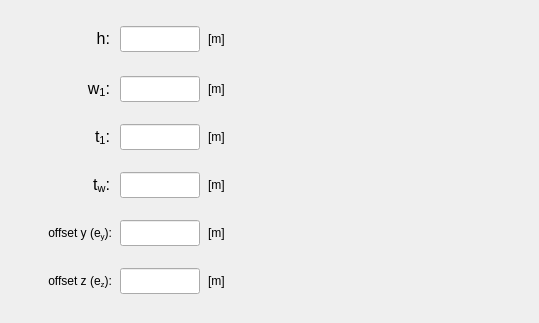
             <widget class="QWidget" name="tab_T_section">
              <attribute name="title">
               <string>T-section</string>
              </attribute>
              <widget class="QLabel" name="label_11">
               <property name="geometry">
                <rect>
                 <x>280</x>
                 <y>4</y>
                 <width>250</width>
                 <height>310</height>
                </rect>
               </property>
               <property name="text">
                <string/>
               </property>
               <property name="pixmap">
                <pixmap>../../../figures/T_profile.PNG</pixmap>
               </property>
               <property name="scaledContents">
                <bool>true</bool>
               </property>
              </widget>
              <widget class="QLineEdit" name="lineEdit_offsetz_T_section">
               <property name="geometry">
                <rect>
                 <x>120</x>
                 <y>268</y>
                 <width>80</width>
                 <height>26</height>
                </rect>
               </property>
               <property name="minimumSize">
                <size>
                 <width>80</width>
                 <height>26</height>
                </size>
               </property>
               <property name="maximumSize">
                <size>
                 <width>80</width>
                 <height>26</height>
                </size>
               </property>
               <property name="font">
                <font>
                 <family>Arial</family>
                 <pointsize>11</pointsize>
                 <weight>75</weight>
                 <italic>true</italic>
                 <bold>true</bold>
                </font>
               </property>
               <property name="focusPolicy">
                <enum>Qt::StrongFocus</enum>
               </property>
               <property name="styleSheet">
                <string notr="true">color: rgb(255, 0, 0);</string>
               </property>
               <property name="alignment">
                <set>Qt::AlignCenter</set>
               </property>
              </widget>
              <widget class="QLabel" name="label_143">
               <property name="geometry">
                <rect>
                 <x>208</x>
                 <y>268</y>
                 <width>35</width>
                 <height>26</height>
                </rect>
               </property>
               <property name="minimumSize">
                <size>
                 <width>35</width>
                 <height>26</height>
                </size>
               </property>
               <property name="maximumSize">
                <size>
                 <width>35</width>
                 <height>26</height>
                </size>
               </property>
               <property name="text">
                <string>[m]</string>
               </property>
               <property name="alignment">
                <set>Qt::AlignLeading|Qt::AlignLeft|Qt::AlignVCenter</set>
               </property>
              </widget>
              <widget class="QLabel" name="label_81">
               <property name="geometry">
                <rect>
                 <x>20</x>
                 <y>124</y>
                 <width>90</width>
                 <height>26</height>
                </rect>
               </property>
               <property name="minimumSize">
                <size>
                 <width>90</width>
                 <height>26</height>
                </size>
               </property>
               <property name="maximumSize">
                <size>
                 <width>90</width>
                 <height>26</height>
                </size>
               </property>
               <property name="text">
                <string>&lt;html&gt;&lt;head/&gt;&lt;body&gt;&lt;p align=&quot;right&quot;&gt;&lt;span style=&quot; font-size:12pt;&quot;&gt;t&lt;/span&gt;&lt;span style=&quot; font-size:12pt; vertical-align:sub;&quot;&gt;1&lt;/span&gt;&lt;span style=&quot; font-size:12pt;&quot;&gt;:&lt;/span&gt;&lt;/p&gt;&lt;/body&gt;&lt;/html&gt;</string>
               </property>
               <property name="alignment">
                <set>Qt::AlignCenter</set>
               </property>
              </widget>
              <widget class="QLabel" name="label_144">
               <property name="geometry">
                <rect>
                 <x>208</x>
                 <y>220</y>
                 <width>35</width>
                 <height>26</height>
                </rect>
               </property>
               <property name="minimumSize">
                <size>
                 <width>35</width>
                 <height>26</height>
                </size>
               </property>
               <property name="maximumSize">
                <size>
                 <width>35</width>
                 <height>26</height>
                </size>
               </property>
               <property name="text">
                <string>[m]</string>
               </property>
               <property name="alignment">
                <set>Qt::AlignLeading|Qt::AlignLeft|Qt::AlignVCenter</set>
               </property>
              </widget>
              <widget class="QLineEdit" name="lineEdit_height_T_section">
               <property name="geometry">
                <rect>
                 <x>120</x>
                 <y>26</y>
                 <width>80</width>
                 <height>26</height>
                </rect>
               </property>
               <property name="minimumSize">
                <size>
                 <width>0</width>
                 <height>26</height>
                </size>
               </property>
               <property name="maximumSize">
                <size>
                 <width>80</width>
                 <height>26</height>
                </size>
               </property>
               <property name="sizeIncrement">
                <size>
                 <width>80</width>
                 <height>26</height>
                </size>
               </property>
               <property name="font">
                <font>
                 <family>Arial</family>
                 <pointsize>11</pointsize>
                 <weight>75</weight>
                 <italic>true</italic>
                 <bold>true</bold>
                </font>
               </property>
               <property name="focusPolicy">
                <enum>Qt::StrongFocus</enum>
               </property>
               <property name="styleSheet">
                <string notr="true">color: rgb(255, 0, 0);</string>
               </property>
               <property name="alignment">
                <set>Qt::AlignCenter</set>
               </property>
              </widget>
              <widget class="QLineEdit" name="lineEdit_w1_T_section">
               <property name="geometry">
                <rect>
                 <x>120</x>
                 <y>76</y>
                 <width>80</width>
                 <height>26</height>
                </rect>
               </property>
               <property name="minimumSize">
                <size>
                 <width>0</width>
                 <height>24</height>
                </size>
               </property>
               <property name="maximumSize">
                <size>
                 <width>80</width>
                 <height>26</height>
                </size>
               </property>
               <property name="sizeIncrement">
                <size>
                 <width>0</width>
                 <height>0</height>
                </size>
               </property>
               <property name="font">
                <font>
                 <family>Arial</family>
                 <pointsize>11</pointsize>
                 <weight>75</weight>
                 <italic>true</italic>
                 <bold>true</bold>
                </font>
               </property>
               <property name="focusPolicy">
                <enum>Qt::StrongFocus</enum>
               </property>
               <property name="styleSheet">
                <string notr="true">color: rgb(255, 0, 0);</string>
               </property>
               <property name="alignment">
                <set>Qt::AlignCenter</set>
               </property>
              </widget>
              <widget class="QLabel" name="label_145">
               <property name="geometry">
                <rect>
                 <x>208</x>
                 <y>124</y>
                 <width>35</width>
                 <height>26</height>
                </rect>
               </property>
               <property name="minimumSize">
                <size>
                 <width>35</width>
                 <height>26</height>
                </size>
               </property>
               <property name="maximumSize">
                <size>
                 <width>35</width>
                 <height>26</height>
                </size>
               </property>
               <property name="text">
                <string>[m]</string>
               </property>
               <property name="alignment">
                <set>Qt::AlignLeading|Qt::AlignLeft|Qt::AlignVCenter</set>
               </property>
              </widget>
              <widget class="QLineEdit" name="lineEdit_offsety_T_section">
               <property name="geometry">
                <rect>
                 <x>120</x>
                 <y>220</y>
                 <width>80</width>
                 <height>26</height>
                </rect>
               </property>
               <property name="minimumSize">
                <size>
                 <width>80</width>
                 <height>26</height>
                </size>
               </property>
               <property name="maximumSize">
                <size>
                 <width>80</width>
                 <height>26</height>
                </size>
               </property>
               <property name="font">
                <font>
                 <family>Arial</family>
                 <pointsize>11</pointsize>
                 <weight>75</weight>
                 <italic>true</italic>
                 <bold>true</bold>
                </font>
               </property>
               <property name="focusPolicy">
                <enum>Qt::StrongFocus</enum>
               </property>
               <property name="styleSheet">
                <string notr="true">color: rgb(255, 0, 0);</string>
               </property>
               <property name="alignment">
                <set>Qt::AlignCenter</set>
               </property>
              </widget>
              <widget class="QLineEdit" name="lineEdit_tw_T_section">
               <property name="geometry">
                <rect>
                 <x>120</x>
                 <y>172</y>
                 <width>80</width>
                 <height>26</height>
                </rect>
               </property>
               <property name="minimumSize">
                <size>
                 <width>0</width>
                 <height>24</height>
                </size>
               </property>
               <property name="maximumSize">
                <size>
                 <width>80</width>
                 <height>26</height>
                </size>
               </property>
               <property name="sizeIncrement">
                <size>
                 <width>0</width>
                 <height>0</height>
                </size>
               </property>
               <property name="font">
                <font>
                 <family>Arial</family>
                 <pointsize>11</pointsize>
                 <weight>75</weight>
                 <italic>true</italic>
                 <bold>true</bold>
                </font>
               </property>
               <property name="focusPolicy">
                <enum>Qt::StrongFocus</enum>
               </property>
               <property name="styleSheet">
                <string notr="true">color: rgb(255, 0, 0);</string>
               </property>
               <property name="alignment">
                <set>Qt::AlignCenter</set>
               </property>
              </widget>
              <widget class="QLabel" name="label_83">
               <property name="geometry">
                <rect>
                 <x>20</x>
                 <y>76</y>
                 <width>90</width>
                 <height>26</height>
                </rect>
               </property>
               <property name="minimumSize">
                <size>
                 <width>90</width>
                 <height>26</height>
                </size>
               </property>
               <property name="maximumSize">
                <size>
                 <width>90</width>
                 <height>26</height>
                </size>
               </property>
               <property name="text">
                <string>&lt;html&gt;&lt;head/&gt;&lt;body&gt;&lt;p align=&quot;right&quot;&gt;&lt;span style=&quot; font-size:12pt;&quot;&gt;w&lt;/span&gt;&lt;span style=&quot; font-size:12pt; vertical-align:sub;&quot;&gt;1&lt;/span&gt;&lt;span style=&quot; font-size:12pt;&quot;&gt;:&lt;/span&gt;&lt;/p&gt;&lt;/body&gt;&lt;/html&gt;</string>
               </property>
               <property name="alignment">
                <set>Qt::AlignCenter</set>
               </property>
              </widget>
              <widget class="QLabel" name="label_148">
               <property name="geometry">
                <rect>
                 <x>22</x>
                 <y>220</y>
                 <width>90</width>
                 <height>26</height>
                </rect>
               </property>
               <property name="minimumSize">
                <size>
                 <width>90</width>
                 <height>26</height>
                </size>
               </property>
               <property name="maximumSize">
                <size>
                 <width>90</width>
                 <height>26</height>
                </size>
               </property>
               <property name="text">
                <string>&lt;html&gt;&lt;head/&gt;&lt;body&gt;&lt;p&gt;offset y (e&lt;span style=&quot; vertical-align:sub;&quot;&gt;y&lt;/span&gt;):&lt;/p&gt;&lt;/body&gt;&lt;/html&gt;</string>
               </property>
               <property name="alignment">
                <set>Qt::AlignRight|Qt::AlignTrailing|Qt::AlignVCenter</set>
               </property>
              </widget>
              <widget class="QLabel" name="label_149">
               <property name="geometry">
                <rect>
                 <x>22</x>
                 <y>268</y>
                 <width>90</width>
                 <height>26</height>
                </rect>
               </property>
               <property name="minimumSize">
                <size>
                 <width>90</width>
                 <height>26</height>
                </size>
               </property>
               <property name="maximumSize">
                <size>
                 <width>90</width>
                 <height>26</height>
                </size>
               </property>
               <property name="text">
                <string>&lt;html&gt;&lt;head/&gt;&lt;body&gt;&lt;p&gt;offset z (e&lt;span style=&quot; vertical-align:sub;&quot;&gt;z&lt;/span&gt;):&lt;/p&gt;&lt;/body&gt;&lt;/html&gt;</string>
               </property>
               <property name="alignment">
                <set>Qt::AlignRight|Qt::AlignTrailing|Qt::AlignVCenter</set>
               </property>
              </widget>
              <widget class="QLabel" name="label_151">
               <property name="geometry">
                <rect>
                 <x>208</x>
                 <y>76</y>
                 <width>35</width>
                 <height>26</height>
                </rect>
               </property>
               <property name="minimumSize">
                <size>
                 <width>35</width>
                 <height>26</height>
                </size>
               </property>
               <property name="maximumSize">
                <size>
                 <width>35</width>
                 <height>26</height>
                </size>
               </property>
               <property name="text">
                <string>[m]</string>
               </property>
               <property name="alignment">
                <set>Qt::AlignLeading|Qt::AlignLeft|Qt::AlignVCenter</set>
               </property>
              </widget>
              <widget class="QLineEdit" name="lineEdit_t1_T_section">
               <property name="geometry">
                <rect>
                 <x>120</x>
                 <y>124</y>
                 <width>80</width>
                 <height>26</height>
                </rect>
               </property>
               <property name="minimumSize">
                <size>
                 <width>0</width>
                 <height>24</height>
                </size>
               </property>
               <property name="maximumSize">
                <size>
                 <width>80</width>
                 <height>26</height>
                </size>
               </property>
               <property name="sizeIncrement">
                <size>
                 <width>0</width>
                 <height>0</height>
                </size>
               </property>
               <property name="font">
                <font>
                 <family>Arial</family>
                 <pointsize>11</pointsize>
                 <weight>75</weight>
                 <italic>true</italic>
                 <bold>true</bold>
                </font>
               </property>
               <property name="focusPolicy">
                <enum>Qt::StrongFocus</enum>
               </property>
               <property name="styleSheet">
                <string notr="true">color: rgb(255, 0, 0);</string>
               </property>
               <property name="alignment">
                <set>Qt::AlignCenter</set>
               </property>
              </widget>
              <widget class="QLabel" name="label_85">
               <property name="geometry">
                <rect>
                 <x>20</x>
                 <y>172</y>
                 <width>90</width>
                 <height>26</height>
                </rect>
               </property>
               <property name="minimumSize">
                <size>
                 <width>90</width>
                 <height>26</height>
                </size>
               </property>
               <property name="maximumSize">
                <size>
                 <width>90</width>
                 <height>26</height>
                </size>
               </property>
               <property name="text">
                <string>&lt;html&gt;&lt;head/&gt;&lt;body&gt;&lt;p align=&quot;right&quot;&gt;&lt;span style=&quot; font-size:12pt;&quot;&gt;t&lt;/span&gt;&lt;span style=&quot; font-size:12pt; vertical-align:sub;&quot;&gt;w&lt;/span&gt;&lt;span style=&quot; font-size:12pt;&quot;&gt;:&lt;/span&gt;&lt;/p&gt;&lt;/body&gt;&lt;/html&gt;</string>
               </property>
               <property name="alignment">
                <set>Qt::AlignCenter</set>
               </property>
              </widget>
              <widget class="QLabel" name="label_152">
               <property name="geometry">
                <rect>
                 <x>208</x>
                 <y>26</y>
                 <width>35</width>
                 <height>26</height>
                </rect>
               </property>
               <property name="minimumSize">
                <size>
                 <width>35</width>
                 <height>26</height>
                </size>
               </property>
               <property name="maximumSize">
                <size>
                 <width>35</width>
                 <height>26</height>
                </size>
               </property>
               <property name="text">
                <string>[m]</string>
               </property>
               <property name="alignment">
                <set>Qt::AlignLeading|Qt::AlignLeft|Qt::AlignVCenter</set>
               </property>
              </widget>
              <widget class="QLabel" name="label_87">
               <property name="geometry">
                <rect>
                 <x>20</x>
                 <y>26</y>
                 <width>90</width>
                 <height>26</height>
                </rect>
               </property>
               <property name="minimumSize">
                <size>
                 <width>90</width>
                 <height>26</height>
                </size>
               </property>
               <property name="maximumSize">
                <size>
                 <width>90</width>
                 <height>26</height>
                </size>
               </property>
               <property name="text">
                <string>&lt;html&gt;&lt;head/&gt;&lt;body&gt;&lt;p align=&quot;right&quot;&gt;&lt;span style=&quot; font-size:12pt;&quot;&gt;h:&lt;/span&gt;&lt;/p&gt;&lt;/body&gt;&lt;/html&gt;</string>
               </property>
               <property name="alignment">
                <set>Qt::AlignCenter</set>
               </property>
              </widget>
              <widget class="QLabel" name="label_153">
               <property name="geometry">
                <rect>
                 <x>208</x>
                 <y>172</y>
                 <width>35</width>
                 <height>26</height>
                </rect>
               </property>
               <property name="minimumSize">
                <size>
                 <width>35</width>
                 <height>26</height>
                </size>
               </property>
               <property name="maximumSize">
                <size>
                 <width>35</width>
                 <height>26</height>
                </size>
               </property>
               <property name="text">
                <string>[m]</string>
               </property>
               <property name="alignment">
                <set>Qt::AlignLeading|Qt::AlignLeft|Qt::AlignVCenter</set>
               </property>
              </widget>
             </widget>
